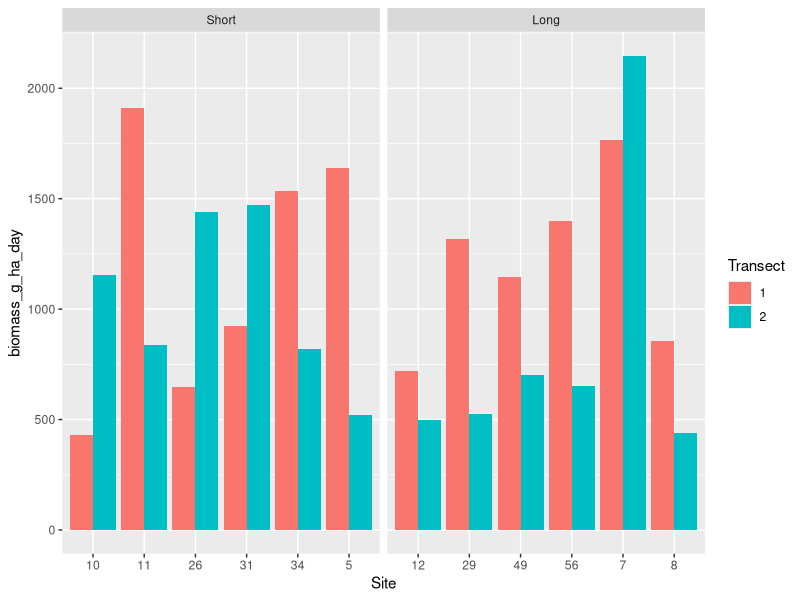
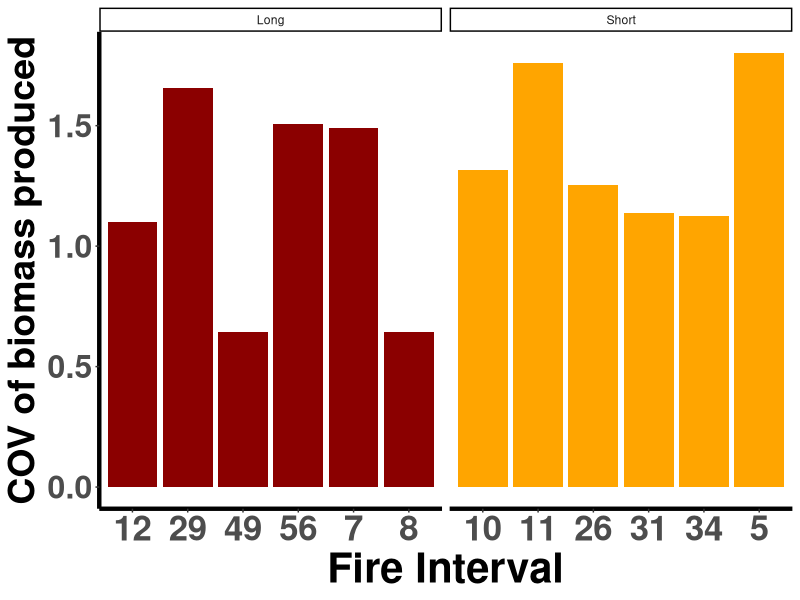
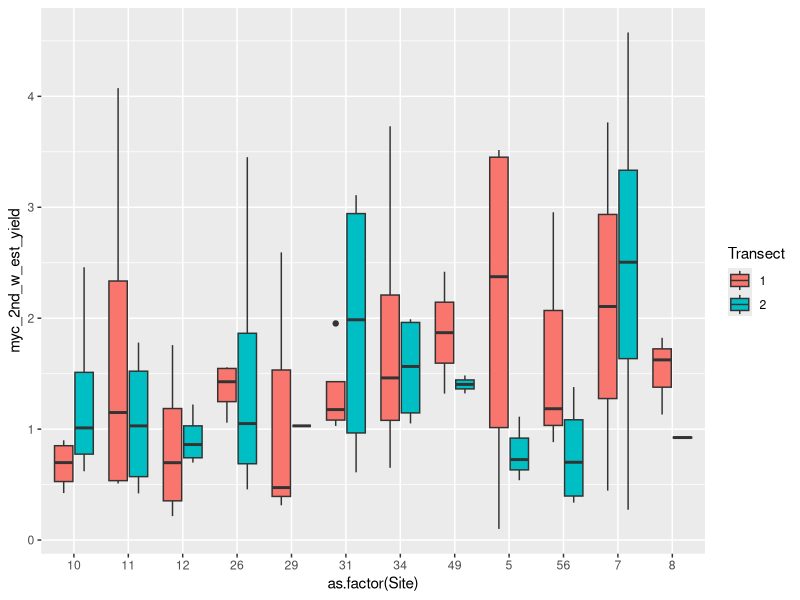

Here is the R script that generated these plots, in order:
# Load required libraries
library(tidyverse)
library(ggplot2)
library(readxl)

# Read in mycorrhizal data from the first sheet of the Excel file
myc_data <- read_excel("Raw_data/Bag_data.xlsx", sheet = 1)
# Convert selected columns to appropriate data types
myc_data <- myc_data %>%
  mutate(
    Tube_myc_w = as.numeric(Tube_myc),
    myc_w = as.numeric(myc),
    resins = as.factor(beads),
    Tube_ID = as.factor(Tube_ID)
  )

# Read in bag data from the second sheet of the same Excel file
bag_data <- read_excel("Raw_data/Bag_data.xlsx", sheet = 2)
# Convert selected columns to appropriate data types
bag_data <- bag_data %>%
  mutate(
    Location = as.factor(Location),
    Tube_ID = as.factor(Tube_ID),
    Site = as.factor(Site),
    Transect = as.factor(Transect),
    Res_nute_sub_w = as.numeric(Nutrient_sub),
    Res_remain_w = as.numeric(Bead_weight)
  )

# Consolidate replicate A and B samples at each location into one unit
bag_data <- bag_data %>%
  group_by(Tube_ID,Site,Transect,Location) %>%
  summarise(
    harvest_date = first(harvest_date),
    Res_nute_sub_w = sum(Res_nute_sub_w, na.rm = TRUE),#this is a sum here now
    Res_remain_w = sum(Res_remain_w, na.rm = TRUE),
    notes = paste(notes, collapse = " | "),
    roots_in_sample = paste(roots_in_sample, collapse = " | "),
    Damage = paste(Damage, collapse = " | "),
    Missing = paste(Missing, collapse = " | "),
    Before_root.hyphae = first(Before_root.hyphae),
    dirt_in_sample = if_else(any(dirt_in_sample == 'y', na.rm = TRUE), 'y', NA_character_),
    mass_loss = first(mass_loss)
  ) %>%
  #remove the sample that is a combination of 11-1-16 and 11-2-16 because of processing error
  filter(Tube_ID!= 84)
#Samples 29-1-33 and samples 56-1-16 had both bags damaged so there was no biomass collected from these samples

#How should I do this for the Resin_Nutrient.R script???????

# Merge bag and mycorrhizal data by Tube_ID
bag_myc <- left_join(bag_data, myc_data, by = 'Tube_ID') %>%
  group_by(Site, Transect, Location) %>%
  mutate(Res_total_bag= Res_nute_sub_w+Res_remain_w)%>%
  ungroup()

# Read second round weight data for DNA and CNP measurements, excluding "total" column
Myc_2nd_round_weight <- read_excel("Raw_data/DW_subsample_DNA_CNP.xlsx", 
                                   sheet = "Sheet2")[, -2]  %>%
  mutate(Tube_ID = as.factor(Tube_ID))

# Merge second round weight data into bag_myc
bag_myc <- left_join(bag_myc, Myc_2nd_round_weight %>%
                       mutate(myc_2nd_w = rowSums(select(., DNA, Chem), na.rm = TRUE)) %>%
                       select(Tube_ID, myc_2nd_w), by = 'Tube_ID')

dat_temp<-bag_myc%>%group_by(Site,Transect,Location) %>%
  summarise(Res_total_Location = sum(Res_total_bag, na.rm = TRUE),
            myc_2nd_w=sum(myc_2nd_w),
            Res_remain_w=sum(Res_remain_w))


#this is calculated from average bag weight of undeployed bags in bag_weight_vol.R
initial_bag_w<-15.1257*2
#this has to be the same as Site 29 T1 and added for S29 T2
undamaged_bag_weight_Site_29<- 27.6
  
# Calculate undamaged bag averages
bag_avg_undamaged <- bag_myc %>%
  #remove missing or damaged bags
  filter(!str_detect(Damage, 'moderate|extreme|major') | str_detect(Missing, 'y')) %>%
  #remove samples with only one bag,locations over 20g because it seems like the weight where the bags arent damaged
  filter(Res_total_bag > 20) %>%
  group_by(Site, Transect) %>%
  summarise(mean_undam_resin_w = mean(Res_total_bag, na.rm = TRUE)) %>%
  ungroup() %>%
  add_row(Site = "29", Transect = "2", mean_undam_resin_w = undamaged_bag_weight_Site_29)

#here I am calculating the amount of biomass of myc from each location accounting for variation in soil moisture from each site
corrected_myc<-left_join(dat_temp,bag_avg_undamaged)%>%
  #(initial bag weight saturated * amount Resin collected per Location)/ avg weight of resins per location at each transect
  mutate(resin_mass_est = (initial_bag_w * Res_total_Location) / mean_undam_resin_w,
         myc_2nd_w_per_bead= (myc_2nd_w / resin_mass_est),
         myc_2nd_w_est_yield= myc_2nd_w_per_bead*initial_bag_w)


#Site info data
Site_Info <- read_excel("Raw_data/Site_Data/Site.Info.xlsx") %>%
  select('1st_Soil_Sample', Bag_Install, Site, Pair) %>%
  mutate(Site = gsub('ABS00|ABS0', "", Site)) %>%
  distinct() %>%
  group_by(Pair) %>%
  mutate(Site_Pair = paste(sort(unique(Site)), collapse = "-")) %>%
  ungroup()

# Merge all site data into one final dataset
site_data <- left_join(bag_data%>%select(Site,Transect,Location,harvest_date), Site_Info)%>%
# Convert dates and calculate days installed
  mutate(
    harvest_date = as_date(harvest_date),
    Bag_Install = as_date(Bag_Install),
    Days_Installed = as.integer(harvest_date - Bag_Install)
  ) %>%
  arrange(Site, Days_Installed)

mean(site_data$Days_Installed)
sd(site_data$Days_Installed)

# Log transformations and biomass calculations
Bag_Site <- left_join(corrected_myc,site_data) %>%
  mutate(
    log10_myc_2nd_w_est_yield = log10(myc_2nd_w_est_yield),
    Biomass_day = myc_2nd_w_est_yield / Days_Installed,
    log10_biomass_day = log10(Biomass_day),
    biomass_g_ha_day = Biomass_day * (1e+06 / 15),  # Convert to g/ha/day see lines below
  )
#g/hectare:
#10,000 m^2 ×0.1 m= 1,000 m^3 
#1,000m^3 x (x mg /15cm^3) x (1g/1000mg) x 1000kg/ton x 1000g/kg= g/ha
#(1e+06/15)

# Summary of biomass data
Bag_Site %>%
  summarise(all_mean = mean(biomass_g_ha_day, na.rm = TRUE))


# Load and process vegetation and site information data
VEG_Transect <- read_excel("Raw_data/Site_Data/ABS.MER.fielddata.Feb.2023_R.PROCESSED.VEG.COVER_ALL.xlsx", 
                                sheet = "Transect.Level_Data") %>%
  mutate(
    Site = gsub('ABS00|ABS0', "", Site),
    Transect = gsub('T', "", Transect)
  )
# Read in nutrient data
Nutrients.Sites.T <- read_excel('Processed_data/Nutrients_Transect_level.xlsx')

Bag_Site<-Bag_Site%>%
  left_join(VEG_Transect)%>%
  left_join(Nutrients.Sites.T)

#Set Factor Order
Bag_Site$Fire.Interval<-factor(Bag_Site$Fire.Interval, levels = c('Short','Long'))
Bag_Site$Fire.Severity<-factor(Bag_Site$Fire.Severity, levels = c('Low','High'))

# Plot biomass by site and transect
Bag_Site %>%
  ggplot(aes(x = Site, y = biomass_g_ha_day)) +
  geom_col(aes(fill = Transect), position = "dodge") +
  facet_grid(~Fire.Interval, scales = "free_x")



# CV of bag weights by site
Site.variation <- Bag_Site %>%
  group_by(Site) %>%
  summarise(
    mean_wt = mean(myc_2nd_w_est_yield, na.rm = TRUE), 
    sd_wt = sd(myc_2nd_w_est_yield, na.rm = TRUE)
  ) %>%
  mutate(cov_wt = sd_wt / mean_wt) %>%
  ungroup() %>%
  mutate(mean_CV = mean(cov_wt)) %>%
  left_join(VEG_Transect %>% select(Site, Fire.Interval, Fire.Severity))

# Plot variation by fire interval and biomass
interval_colors <- c("Long" = "darkred", "Short" = "orange")
Site.variation %>%
  ggplot(aes(x = Site, y = cov_wt)) +
  geom_col(aes(fill = Fire.Interval)) +
  facet_grid(~Fire.Interval, scales = "free") +
  labs(x = "Fire Interval", y = "COV of biomass produced") +
  scale_fill_manual(values = interval_colors) +
  theme_classic() +
  theme(
    axis.text.x = element_text(hjust = 0.5, size = 25, face = "bold"),
    axis.text.y = element_text(size = 23, face = "bold"),
    axis.title.x = element_text(size = 30, face = "bold"),
    axis.title.y = element_text(size = 27, face = "bold"),
    axis.line = element_line(linewidth = 1.5),
    legend.position = 'none'
  )

# Boxplot of Second Weight Yield across sites
Bag_Site %>%
  ggplot() +
  geom_boxplot(aes(x = as.factor(Site), y = myc_2nd_w_est_yield, fill = Transect))


library(writexl)
write_xlsx(Bag_Site, path='Processed_data/All_Bag_Site_Info.xlsx')

